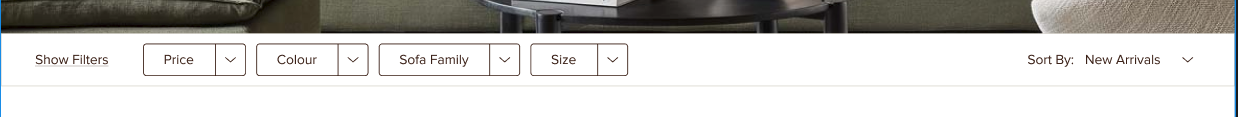
#> input picture scratch/figma_filter_bar_crop_clean.png, 1238 x 117 px, found by its file name
$ python generate_show_filters_spotlight.py
#> lines starting #> are read from the running program, lines starting #| are printed output that depends on the picture
import os
from PIL import Image, ImageDraw, ImageFont

def get_font(size, bold=True):
    try:
        font_path = '/usr/share/fonts/truetype/dejavu/DejaVuSans-Bold.ttf' if bold else '/usr/share/fonts/truetype/dejavu/DejaVuSans.ttf'
        if not os.path.exists(font_path):
            font_path = '/usr/share/fonts/truetype/liberation/LiberationSans-Bold.ttf' if bold else '/usr/share/fonts/truetype/liberation/LiberationSans-Regular.ttf'
        return ImageFont.truetype(font_path, size)
    except Exception:
        return ImageFont.load_default()

def create_show_filters_spotlight():
    base_dir = '/home/deepali/My Projects/Deepali/GlobeWest 2026 (2)'
    figma_crop_path = os.path.join(base_dir, 'scratch/figma_filter_bar_crop_clean.png')
    live_crop_path = os.path.join(base_dir, 'scratch/live_filter_bar_crop.png')
    out_path = os.path.join(base_dir, 'PLP page/screenshots/regression_run/SHOW_FILTERS_FIGMA_VS_LIVE_EXACT_LOCATION.png')

    figma_im = Image.open(figma_crop_path).convert('RGB')
#> figma_im is the input picture: PIL image 1238x117 RGB; mean R, G, B 201.6, 200.3, 197.7
    live_im = Image.open(live_crop_path).convert('RGB')
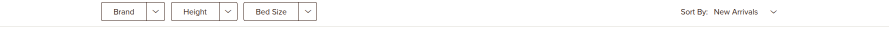
#> input picture scratch/live_filter_bar_crop.png, 1778 x 77 px, found by its file name (shown at 1/2 size)
#> live_im is the input picture: PIL image 1778x77 RGB; mean R, G, B 251.5, 251.1, 250.9

    target_w = 1350
    fh = int(figma_im.size[1] * (target_w / float(figma_im.size[0])))
#> fh = 127
    lh = int(live_im.size[1] * (target_w / float(live_im.size[0])))
#> lh = 58

    f_resized = figma_im.resize((target_w, fh), Image.Resampling.LANCZOS)
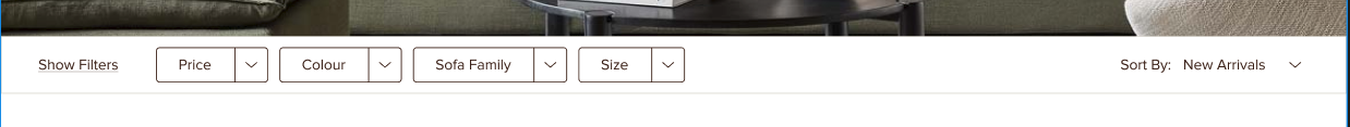
#> f_resized: PIL image 1350x127 RGB; mean R, G, B 201.2, 200, 197.3
    l_resized = live_im.resize((target_w, lh), Image.Resampling.LANCZOS)
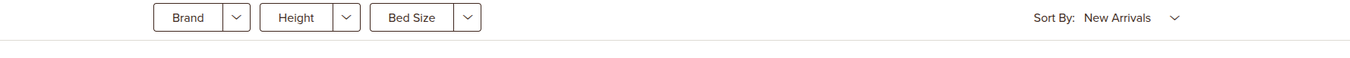
#> l_resized: PIL image 1350x58 RGB; mean R, G, B 251.1, 250.6, 250.4

    canvas_w = target_w + 100
    canvas_h = fh + lh + 260
#> canvas_h = 445

    canvas = Image.new('RGB', (canvas_w, canvas_h), (20, 20, 22))
    draw = ImageDraw.Draw(canvas)

    title_font = get_font(20, bold=True)
    label_font = get_font(15, bold=True)
    body_font = get_font(13, bold=False)

    draw.text((50, 20), "FIGMA VS. LIVE: EXACT LOCATION OF 'SHOW FILTERS' TOGGLE", fill=(255, 255, 255), font=title_font)

    # 1. FIGMA SPEC (TOP)
    draw.text((50, 60), "1. FIGMA APPROVED DESIGN (EXPECTED): 'Show Filters' is pinned before the filter pills", fill=(16, 185, 129), font=label_font)
    canvas.paste(f_resized, (50, 85))
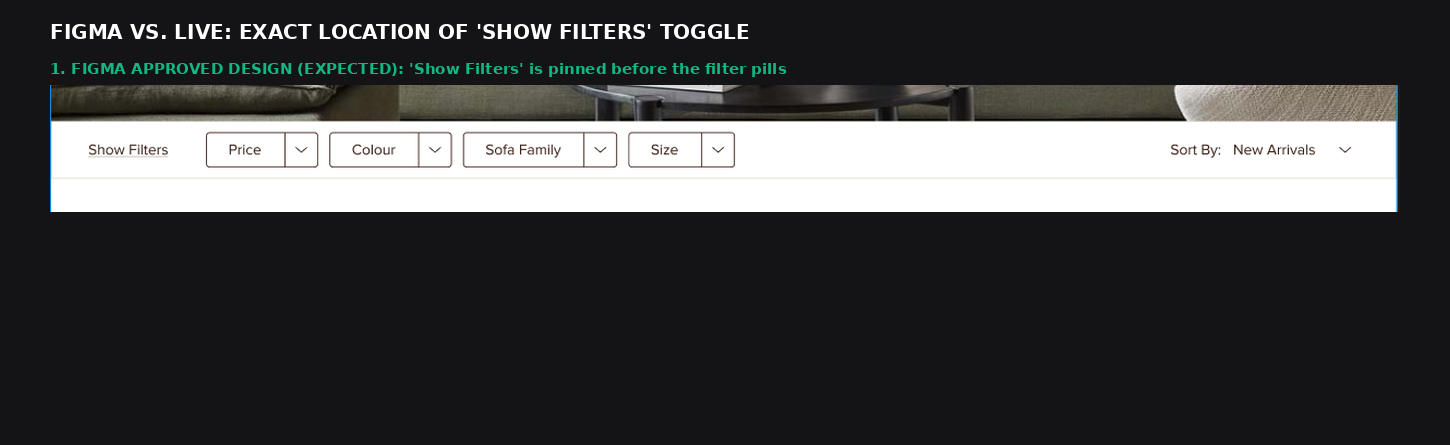
#> canvas: PIL image 1450x445 RGB; mean R, G, B 69.7, 70.1, 70.6
    draw.rectangle([46, 81, 50 + target_w + 4, 85 + fh + 4], outline=(16, 185, 129), width=3)

    # Highlight "Show Filters" in Figma with green box
    # Scaled x bounds: in clean crop x was 0 to 145 out of 1238 -> in 1350, 0 to 160
    draw.rectangle([60, 115, 220, 85 + fh - 20], outline=(16, 185, 129), width=3)
    draw.text((60, 85 + fh + 8), "^ 'Show Filters' button present here in Figma (pinned to left)", fill=(16, 185, 129), font=body_font)

    # 2. LIVE STAGING (BOTTOM)
    y_live = 85 + fh + 45
#> y_live = 257
    draw.text((50, y_live), "2. LIVE US STAGING STOREFRONT (ACTUAL): Missing 'Show Filters'; starts directly with 'Brand'", fill=(239, 68, 68), font=label_font)
    canvas.paste(l_resized, (50, y_live + 25))
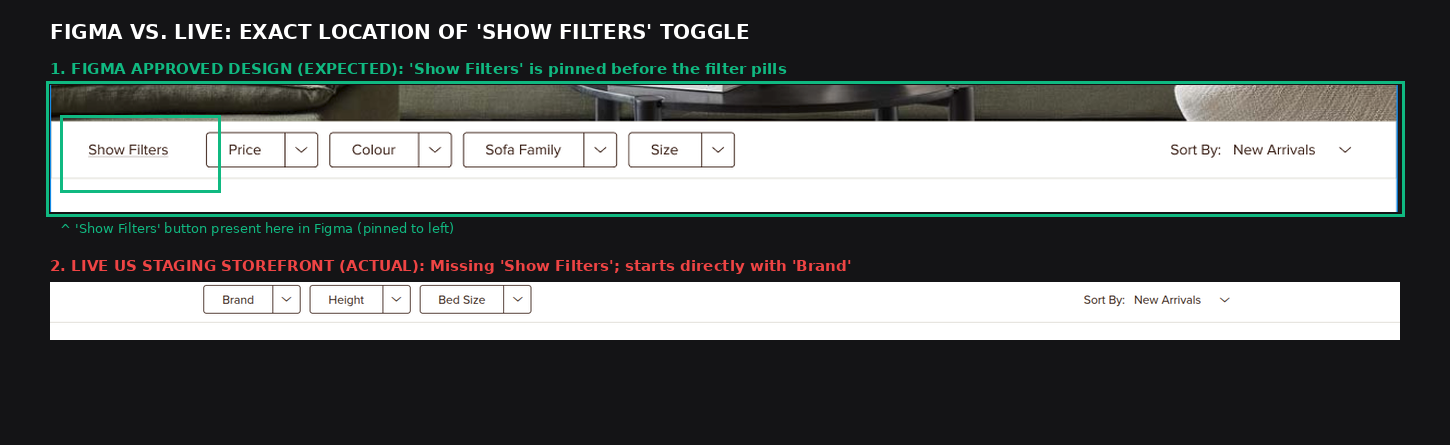
#> canvas: PIL image 1450x445 RGB; mean R, G, B 98.4, 100.9, 100.1
    draw.rectangle([46, y_live + 21, 50 + target_w + 4, y_live + 25 + lh + 4], outline=(239, 68, 68), width=3)

    # Highlight the missing spot before 'Brand' with red box
    # In live crop, brand starts at x=202 out of 1778 -> in 1350, x=155. So x=50 to 195
    draw.rectangle([60, y_live + 33, 195, y_live + 25 + lh - 12], outline=(239, 68, 68), width=3)
    draw.text((60, y_live + 25 + lh + 8), "^ MISSING ON LIVE: Empty space before 'Brand'; no 'Show Filters' button", fill=(239, 68, 68), font=body_font)

    # Summary Note
    note = "Visual Difference: Figma Mock (Node 2316-12739) shows 'Show Filters' on the left edge. Live Staging begins directly with the filter pills."
    draw.text((50, canvas_h - 35), note, fill=(180, 180, 180), font=body_font)

    canvas.save(out_path, quality=95)
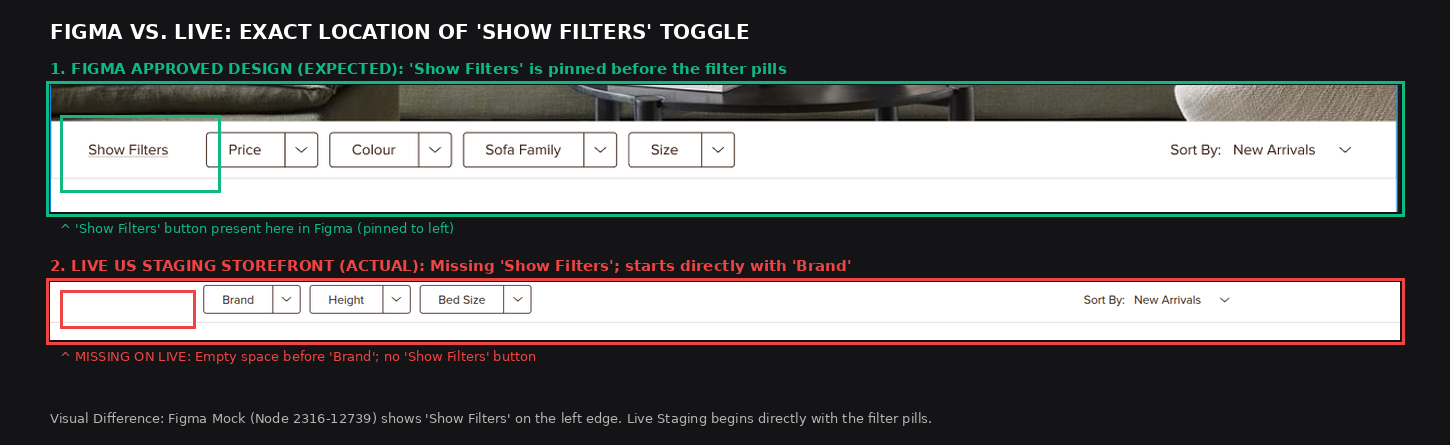
#> saved as SHOW_FILTERS_FIGMA_VS_LIVE_EXACT_LOCATION.png: PIL image 1450x445 RGB; mean R, G, B 102.2, 101.9, 101
    print(f"✅ Created spotlight image: {out_path}")

if __name__ == '__main__':
    create_show_filters_spotlight()
